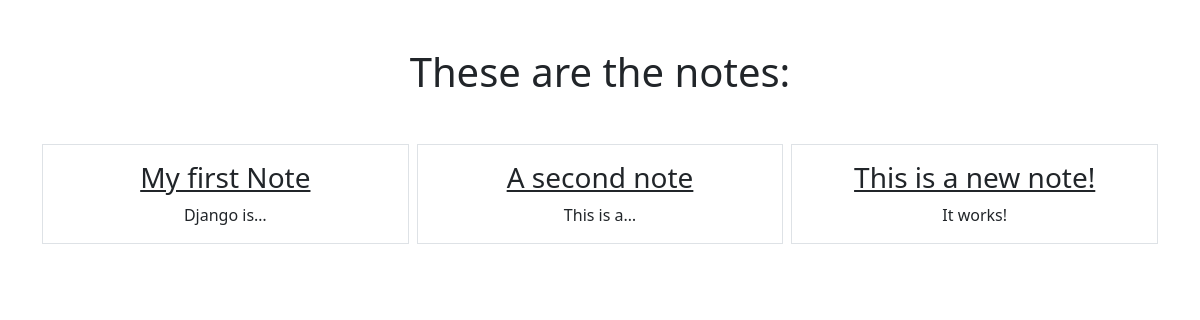
Before: /smart/notes with the older database file.
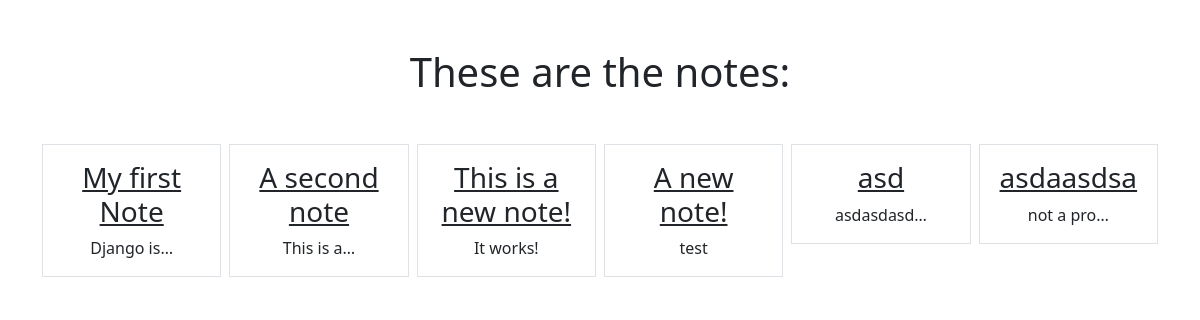
After: the same page with the newer database file.
### notes/models.py (models this page shows)
class Notes(models.Model):
    title = models.CharField(max_length=200)
    text = models.TextField()
    created = models.DateTimeField(auto_now_add=True)

### notes/views.py (the view)
# urls.py: path('notes', views.NotesListView.as_view(), name="notes.list"),
class NotesListView(ListView):
    model = Notes
    context_object_name = "notes"
    template_name = "notes/notes_list.html"

### notes/templates/notes/notes_list.html
{% extends "base.html" %}
{% block content %}
    <h1 class="my-5">These are the notes:</h1>
    <div class="row row-cols3 g-2">
        {% for note in notes %}
        <div class="col">
            <div class="p-3 border">
                <a href="{% url 'notes.detail' pk=note.id %}" class="text-dark text-decoration-non">
                    <h3> {{note.title}}</h3>
                </a>
                {{note.text|truncatechars:10}}
            </div>
        </div>
        {% endfor %}
    </div>
{% endblock %}

Changed rows visible on the page:
added Notes: title "A new note!", text "test"
added Notes: title "asd", text "asdasdasd…"
added Notes: title "asdaasdsa", text "not a pro…"
